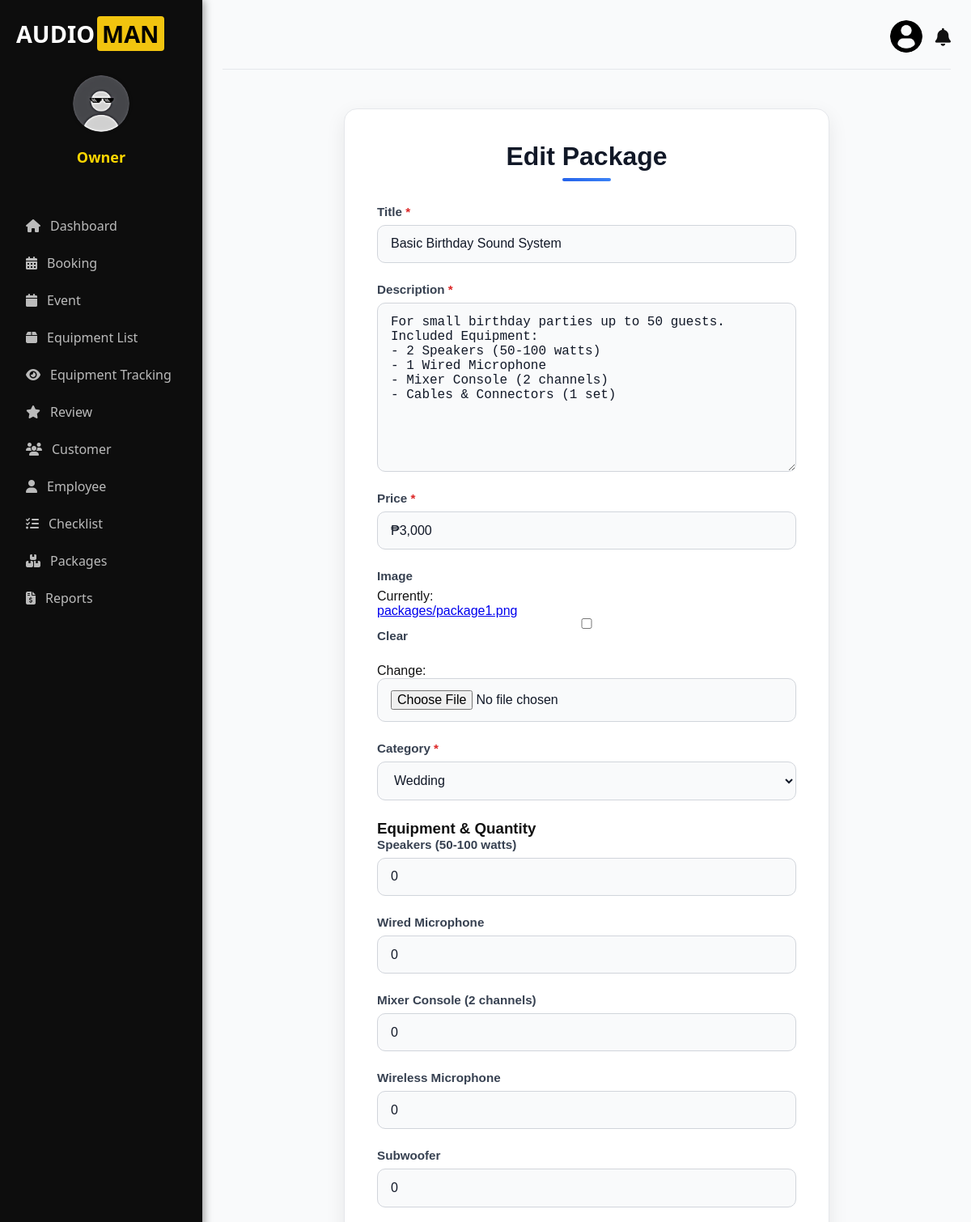
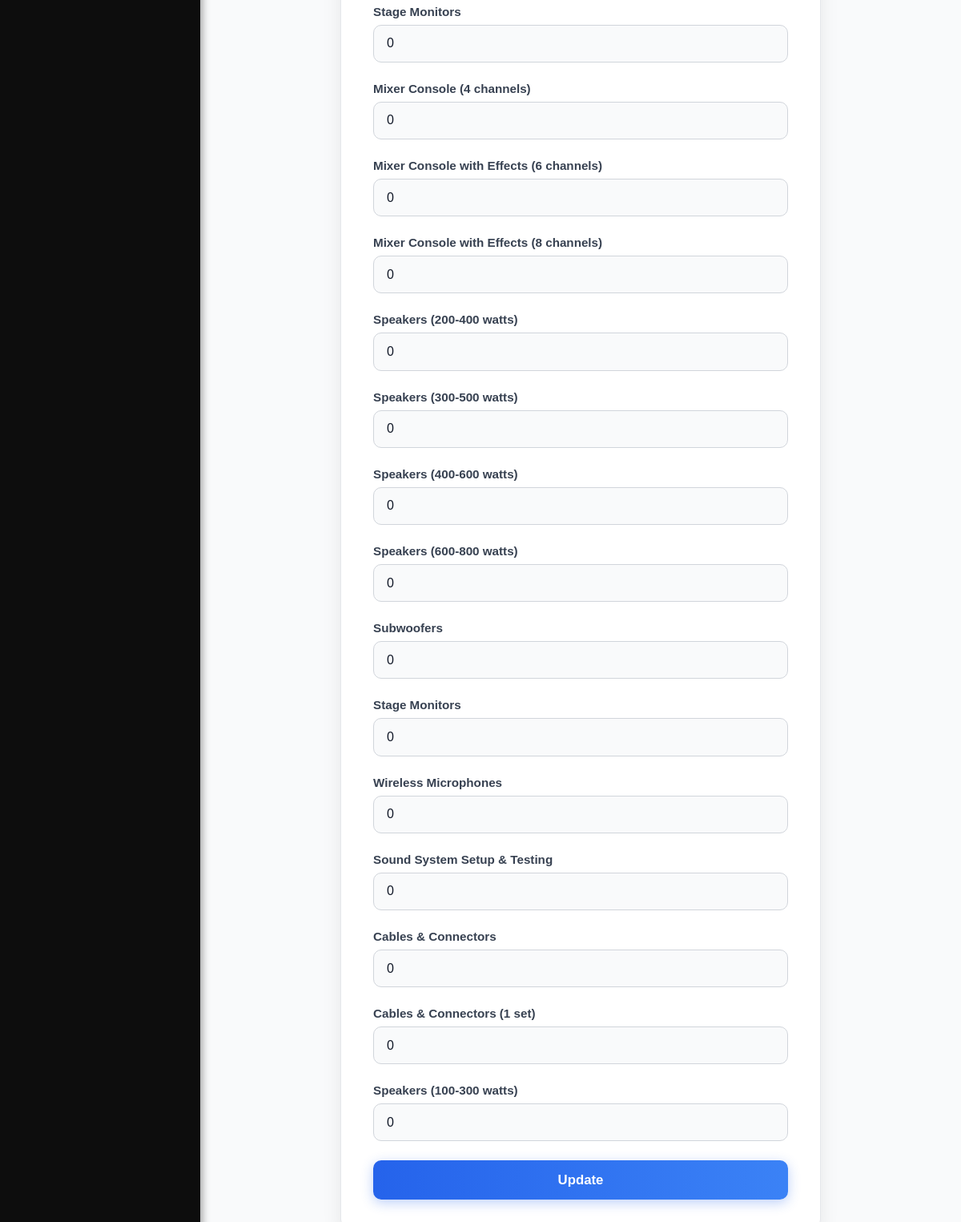
Page /accounts/dashboard/packages/1/edit/ on the earlier database version (2 pictures, top to bottom).
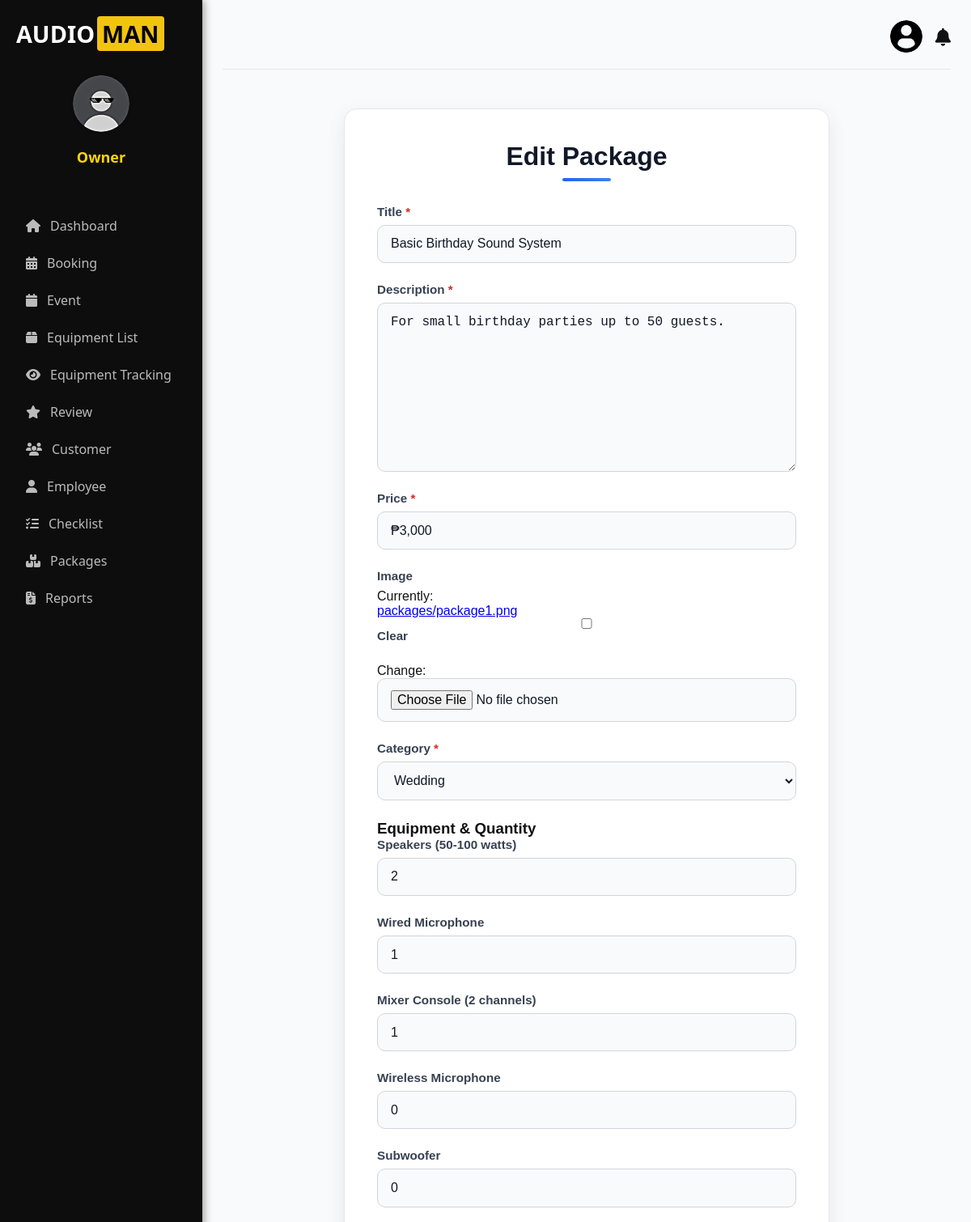
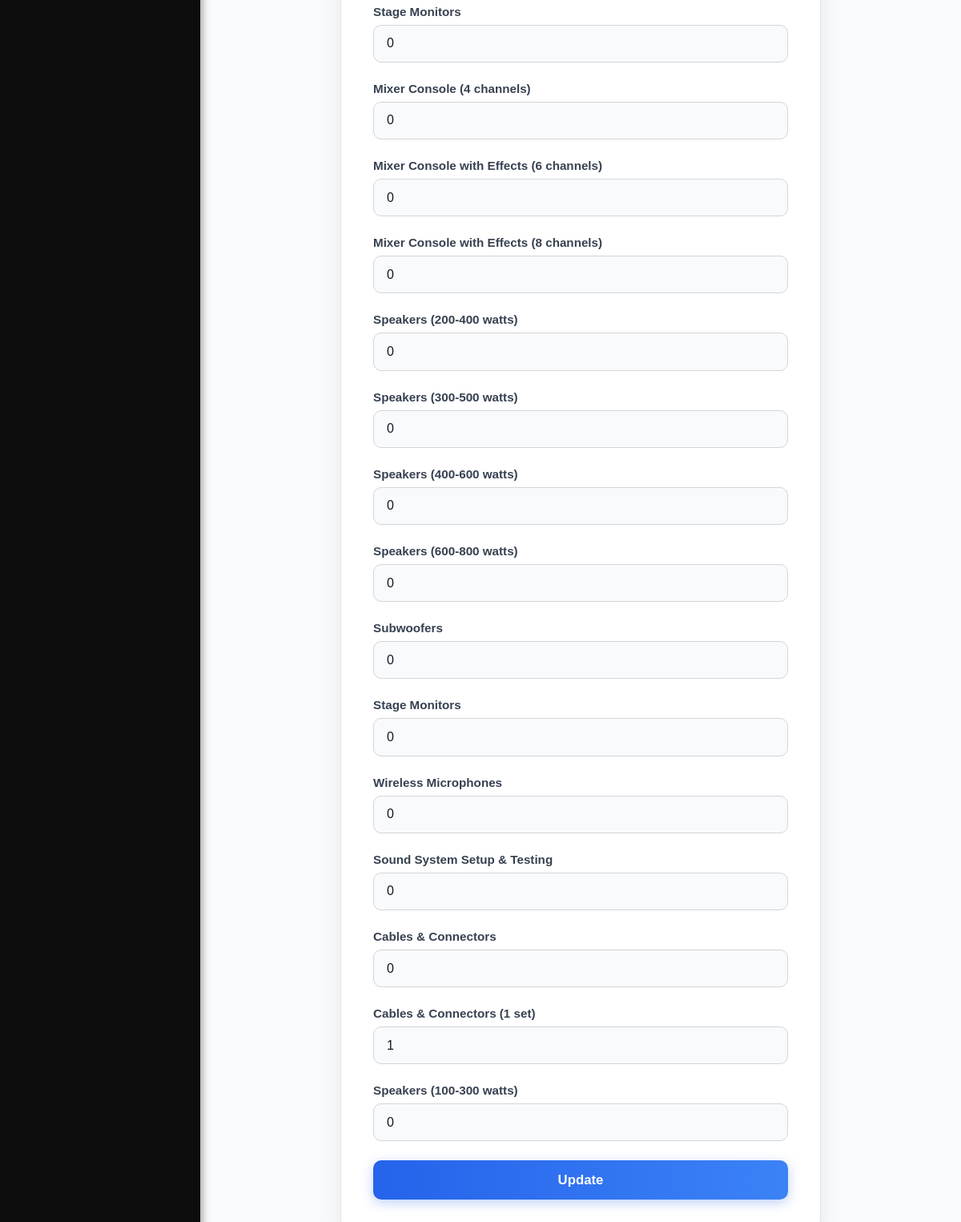
Same page on the later database version (2 pictures, top to bottom).
### accounts/models.py (models this page shows, shortened)
class ServicePackage(models.Model):
    EVENT_CHOICES = [
        ("Wedding", "Wedding"),
        ("Birthday", "Birthday"),
        ("Corporate", "Corporate"),
        ("Concert", "Concert"),
        ("Seminar", "Seminar"),
        ("Graduation", "Graduation"),
        ("Awarding Ceremony", "Awarding Ceremony"),
        ("Fundraising", "Fundraising"),
        ("Fashion Show", "Fashion Show"),
        ("Church", "Church"),
        ("Conference", "Conference"),
        ("School Event", "School Event"),
        ("Charity Event", "Charity Event"),
    ]
    title = models.CharField(max_length=200)
    description = models.TextField()
    price = models.CharField(max_length=50)
    image = models.ImageField(upload_to="packages/", blank=True, null=True)
    equipment = models.ManyToManyField(
        "Equipment",
        through="PackageEquipment",
        related_name="service_packages"
    )
    category = models.CharField(
        max_length=50,
        choices=EVENT_CHOICES,
        default="Wedding"
    )

class Equipment(models.Model):
    name = models.CharField(max_length=200)
    quantity_available = models.IntegerField(default=0)
    quantity_rented = models.IntegerField(default=0)
    qty_maintenance = models.PositiveIntegerField(default=0)
    qty_repair = models.PositiveIntegerField(default=0)
    condition = models.CharField(
        max_length=100,
        choices=[
            ('Good', 'Good'),
            ('Needs Repair', 'Needs Repair'),
            ('Excellent', 'Excellent'),
        ],
        default='Good'
    )
    status = models.CharField(
        max_length=50,
        choices=[
            ('Available', 'Available'),
            ('Rented', 'Rented'),
            ('Under Maintenance', 'Under Maintenance'),
            ('Under Repair', 'Under Repair'),   # 🔥 Added
            ('Decommissioned', 'Decommissioned'),  # optional
        ],
        default='Available'
    )
    last_checked_out_date = models.DateField(null=True, blank=True)
    current_location = models.CharField(max_length=255, blank=True, null=True)
    last_updated = models.DateTimeField(auto_now=True)  # 🔥 New field

### accounts/views.py (the view)
# urls.py: path('dashboard/packages/<int:package_id>/edit/', views.package_edit_view, name='package_edit'),
def package_edit_view(request, package_id):
    package = get_object_or_404(ServicePackage, id=package_id)
    equipments = Equipment.objects.all()
    if request.method == "POST":
        form = ServicePackageForm(request.POST, request.FILES, instance=package)
        qty_form = EquipmentQuantityForm(request.POST, equipments=equipments)
        if form.is_valid() and qty_form.is_valid():
            form.save()
            for equipment in equipments:
                field_name = f"equipment_{equipment.id}"
                qty = qty_form.cleaned_data.get(field_name, 0)
                pe, created = PackageEquipment.objects.get_or_create(
                    package=package,
                    equipment=equipment,
                    defaults={"quantity_required": qty}
                )
                if not created:
                    pe.quantity_required = qty
                    pe.save()
            messages.success(request, "Package updated successfully!")
            return redirect("package_list")
    else:
        form = ServicePackageForm(instance=package)
        initial_data = {}
        for equipment in equipments:
            try:
                pe = PackageEquipment.objects.get(package=package, equipment=equipment)
                initial_data[f"equipment_{equipment.id}"] = pe.quantity_required
            except PackageEquipment.DoesNotExist:
                initial_data[f"equipment_{equipment.id}"] = 0
        qty_form = EquipmentQuantityForm(initial=initial_data, equipments=equipments)
    equipment_fields = [
        (equipment, qty_form[f"equipment_{equipment.id}"])
        for equipment in equipments
    ]
    return render(request, "client/package_add.html", {
        "form": form,
        "qty_form": qty_form,
        "equipment_fields": equipment_fields,
        "package": package,
    })

### accounts/forms.py
class ServicePackageForm(forms.ModelForm):
    class Meta:
        model = ServicePackage
        fields = ['title', 'description', 'price', 'image', 'category']

class EquipmentQuantityForm(forms.Form):
    def __init__(self, *args, **kwargs):
        equipments = kwargs.pop('equipments')
        super().__init__(*args, **kwargs)
        for equipment in equipments:
            self.fields[f"equipment_{equipment.id}"] = forms.IntegerField(
                label=equipment.name,
                required=False,
                min_value=0,
                initial=0,
                help_text="Enter required quantity (0 if not included)"
            )

### accounts/context_processors.py (called while the page is built, shortened)
def notifications_context(request):
    return {}

def global_notifications(request):
    if request.user.is_authenticated:
        notifications = Booking.objects.filter(status="Pending")
    else:
        notifications = []
    return {
        'notifications': notifications
    }

def user_notifications(request):
    return {
        'notifications': [],
        'notifications_unread_count': 0,
    }

### accounts/templates/client/package_add.html (shortened to what this page needs)
{% extends "client-base.html" %}
{% block content %}
<div class="form-container">
    <h2>
        {% if package %}Edit Package{% else %}Add New Package{% endif %}
    </h2>
<form method="POST" enctype="multipart/form-data">
    {% for field in form %}
    <div class="form-group">
        <label for="{{ field.id_for_label }}">
            {{ field.label }}
            {% if field.field.required %}
            <span class="required">*</span>
            {% endif %}
        </label>
        {{ field }}
    </div>
    {% endfor %}
    <h3>Equipment & Quantity</h3>
    {% for equipment, bound_field in equipment_fields %}
    <div class="form-group">
        <label for="{{ bound_field.id_for_label }}">{{ equipment.name }}</label>
        {{ bound_field }}
    </div>
    {% endfor %}
    <button type="submit" class="submit-btn">
        {% if package %}Update{% else %}Save{% endif %}
    </button>
</form>
</div>
{% endblock %}

Differences in the rows shown:
changed ServicePackage "Basic Birthday Sound System": description "…up to 50 guests. Included Equipment: - 2 Speakers (50-100 watts) - 1 Wired Microphone - Mixer Console (2 channels) - Cables & Connectors (1 set)" → "For small birthday parties up to 50 guests."
changed Equipment "Speakers (50-100 watts)": bound_field "0" → "2"
changed Equipment "Wired Microphone": bound_field "0" → "1"
changed Equipment "Mixer Console (2 channels)": bound_field "0" → "1"
changed Equipment "Cables & Connectors (1 set)": bound_field "0" → "1"
